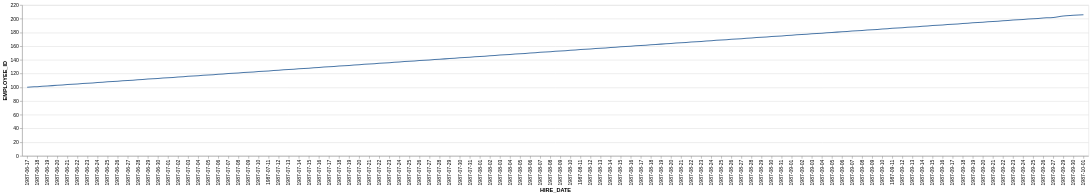

Write the Vega-Lite specification saved for this chart.
### Vega-Lite specification from a JSON file in a GitHub repository (floating-point values rounded to 4 significant figures)
{"data": {"values": [{"x_data": "1987-06-17", "y_data": 100}, {"x_data": "1987-06-18", "y_data": 101}, {"x_data": "1987-06-19", "y_data": 102}, {"x_data": "1987-06-20", "y_data": 103}, {"x_data": "1987-06-21", "y_data": 104}, {"x_data": "1987-06-22", "y_data": 105}, {"x_data": "1987-06-23", "y_data": 106}, {"x_data": "1987-06-24", "y_data": 107}, {"x_data": "1987-06-25", "y_data": 108}, {"x_data": "1987-06-26", "y_data": 109}, {"x_data": "1987-06-27", "y_data": 110}, {"x_data": "1987-06-28", "y_data": 111}, {"x_data": "1987-06-29", "y_data": 112}, {"x_data": "1987-06-30", "y_data": 113}, {"x_data": "1987-07-01", "y_data": 114}, {"x_data": "1987-07-02", "y_data": 115}, {"x_data": "1987-07-03", "y_data": 116}, {"x_data": "1987-07-04", "y_data": 117}, {"x_data": "1987-07-05", "y_data": 118}, {"x_data": "1987-07-06", "y_data": 119}, {"x_data": "1987-07-07", "y_data": 120}, {"x_data": "1987-07-08", "y_data": 121}, {"x_data": "1987-07-09", "y_data": 122}, {"x_data": "1987-07-10", "y_data": 123}, {"x_data": "1987-07-11", "y_data": 124}, {"x_data": "1987-07-12", "y_data": 125}, {"x_data": "1987-07-13", "y_data": 126}, {"x_data": "1987-07-14", "y_data": 127}, {"x_data": "1987-07-15", "y_data": 128}, {"x_data": "1987-07-16", "y_data": 129}, {"x_data": "1987-07-17", "y_data": 130}, {"x_data": "1987-07-18", "y_data": 131}, {"x_data": "1987-07-19", "y_data": 132}, {"x_data": "1987-07-20", "y_data": 133}, {"x_data": "1987-07-21", "y_data": 134}, {"x_data": "1987-07-22", "y_data": 135}, {"x_data": "1987-07-23", "y_data": 136}, {"x_data": "1987-07-24", "y_data": 137}, {"x_data": "1987-07-25", "y_data": 138}, {"x_data": "1987-07-26", "y_data": 139}, {"x_data": "1987-07-27", "y_data": 140}, {"x_data": "1987-07-28", "y_data": 141}, {"x_data": "1987-07-29", "y_data": 142}, {"x_data": "1987-07-30", "y_data": 143}, {"x_data": "1987-07-31", "y_data": 144}, {"x_data": "1987-08-01", "y_data": 145}, {"x_data": "1987-08-02", "y_data": 146}, {"x_data": "1987-08-03", "y_data": 147}, {"x_data": "1987-08-04", "y_data": 148}, {"x_data": "1987-08-05", "y_data": 149}, {"x_data": "1987-08-06", "y_data": 150}, {"x_data": "1987-08-07", "y_data": 151}, {"x_data": "1987-08-08", "y_data": 152}, {"x_data": "1987-08-09", "y_data": 153}, {"x_data": "1987-08-10", "y_data": 154}, {"x_data": "1987-08-11", "y_data": 155}, {"x_data": "1987-08-12", "y_data": 156}, {"x_data": "1987-08-13", "y_data": 157}, {"x_data": "1987-08-14", "y_data": 158}, {"x_data": "1987-08-15", "y_data": 159}, {"x_data": "1987-08-16", "y_data": 160}, {"x_data": "1987-08-17", "y_data": 161}, {"x_data": "1987-08-18", "y_data": 162}, {"x_data": "1987-08-19", "y_data": 163}, {"x_data": "1987-08-20", "y_data": 164}, {"x_data": "1987-08-21", "y_data": 165}, {"x_data": "1987-08-22", "y_data": 166}, {"x_data": "1987-08-23", "y_data": 167}, {"x_data": "1987-08-24", "y_data": 168}, {"x_data": "1987-08-25", "y_data": 169}, {"x_data": "1987-08-26", "y_data": 170}, {"x_data": "1987-08-27", "y_data": 171}, {"x_data": "1987-08-28", "y_data": 172}, {"x_data": "1987-08-29", "y_data": 173}, {"x_data": "1987-08-30", "y_data": 174}, {"x_data": "1987-08-31", "y_data": 175}, {"x_data": "1987-09-01", "y_data": 176}, {"x_data": "1987-09-02", "y_data": 177}, {"x_data": "1987-09-03", "y_data": 178}, {"x_data": "1987-09-04", "y_data": 179}, {"x_data": "1987-09-05", "y_data": 180}, {"x_data": "1987-09-06", "y_data": 181}, {"x_data": "1987-09-07", "y_data": 182}, {"x_data": "1987-09-08", "y_data": 183}, {"x_data": "1987-09-09", "y_data": 184}, {"x_data": "1987-09-10", "y_data": 185}, {"x_data": "1987-09-11", "y_data": 186}, {"x_data": "1987-09-12", "y_data": 187}, {"x_data": "1987-09-13", "y_data": 188}, {"x_data": "1987-09-14", "y_data": 189}, {"x_data": "1987-09-15", "y_data": 190}, {"x_data": "1987-09-16", "y_data": 191}, {"x_data": "1987-09-17", "y_data": 192}, {"x_data": "1987-09-18", "y_data": 193}, {"x_data": "1987-09-19", "y_data": 194}, {"x_data": "1987-09-20", "y_data": 195}, {"x_data": "1987-09-21", "y_data": 196}, {"x_data": "1987-09-22", "y_data": 197}, {"x_data": "1987-09-23", "y_data": 198}, {"x_data": "1987-09-24", "y_data": 199}, {"x_data": "1987-09-25", "y_data": 200}, {"x_data": "1987-09-26", "y_data": 201}, {"x_data": "1987-09-27", "y_data": 202}, {"x_data": "1987-09-29", "y_data": 204}, {"x_data": "1987-09-30", "y_data": 205}, {"x_data": "1987-10-01", "y_data": 206}]}, "mark": {"type": "line", "interpolate": "monotone"}, "encoding": {"x": {"field": "x_data", "type": "nominal", "title": "HIRE_DATE", "sort": "ascending"}, "y": {"field": "y_data", "type": "quantitative", "title": "EMPLOYEE_ID"}}}
